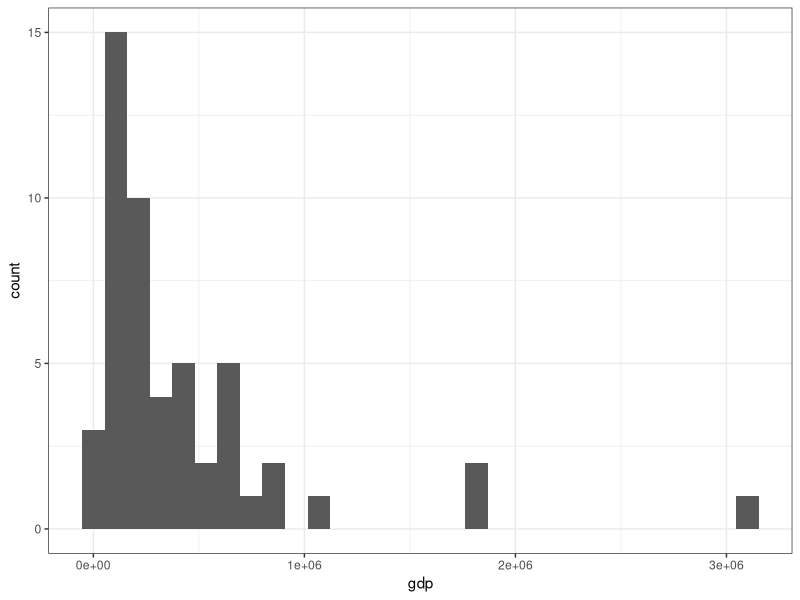
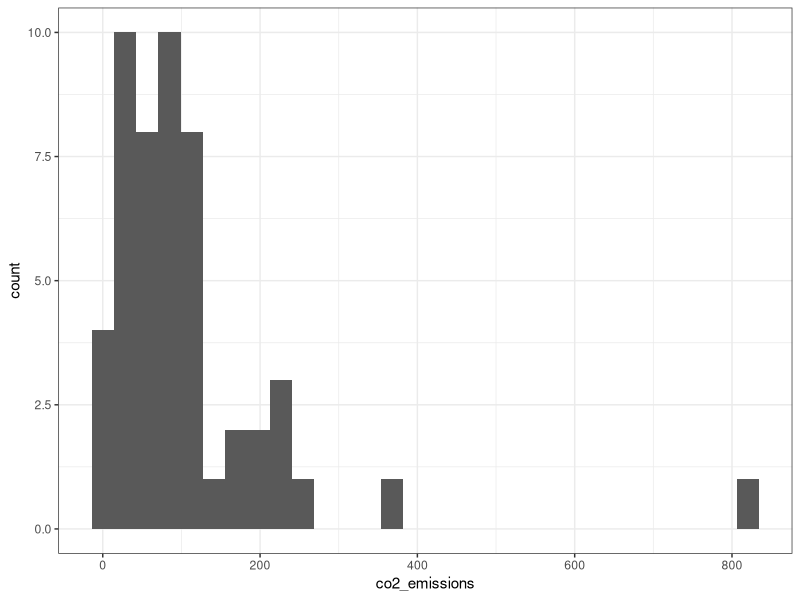
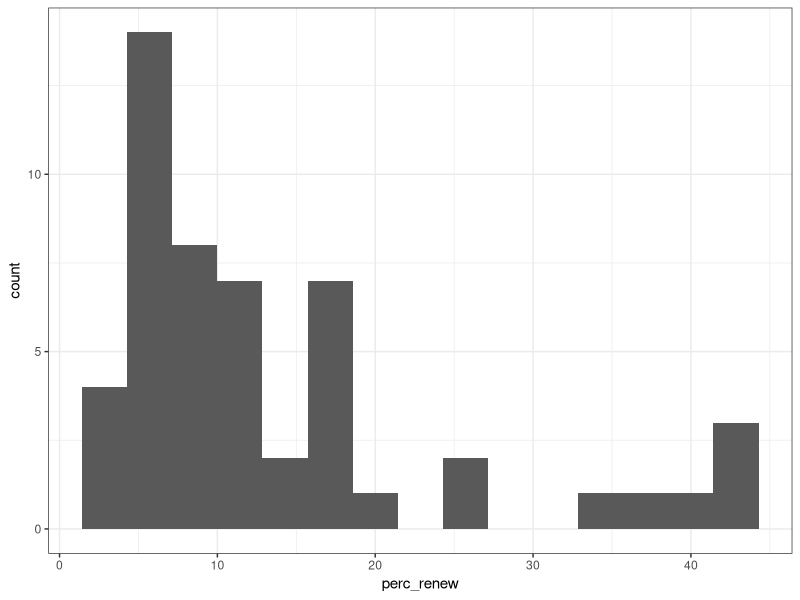
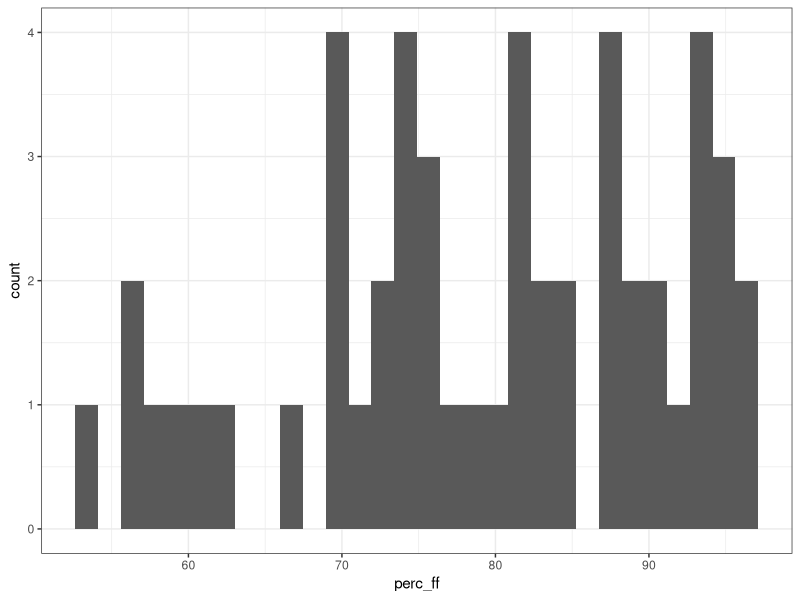
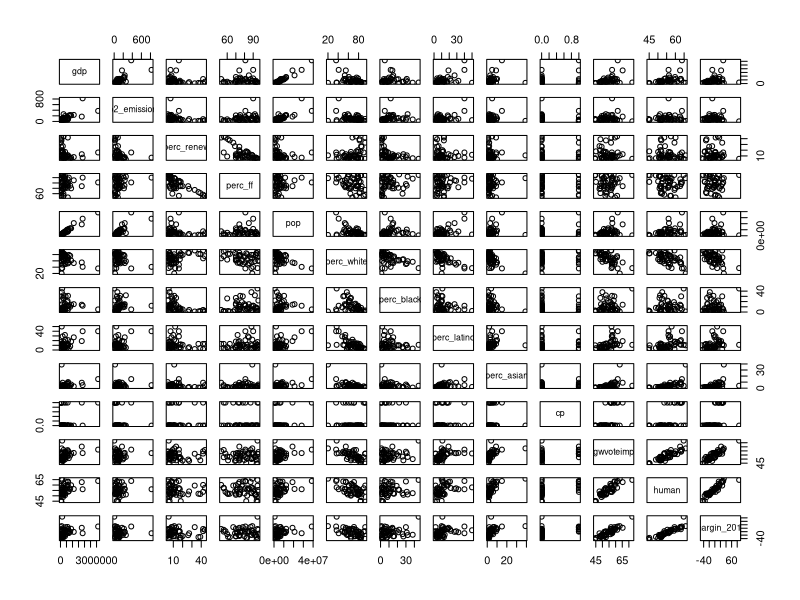
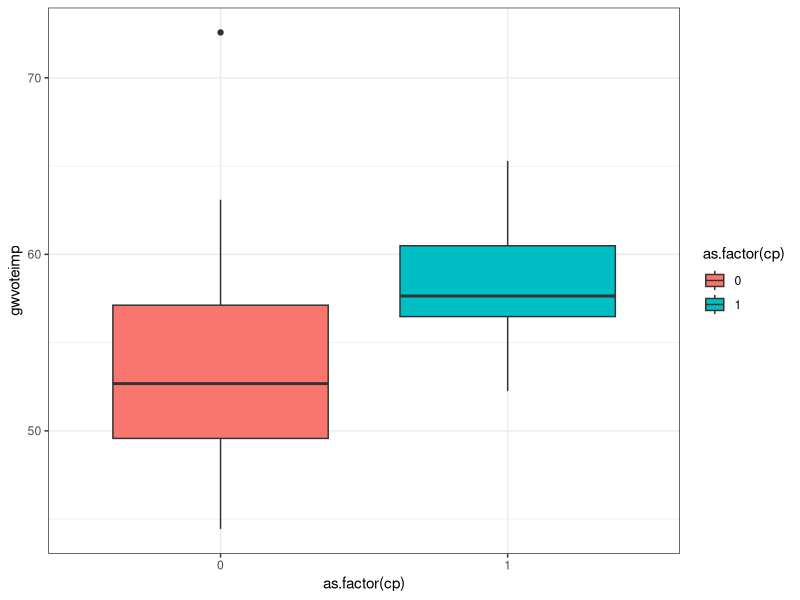
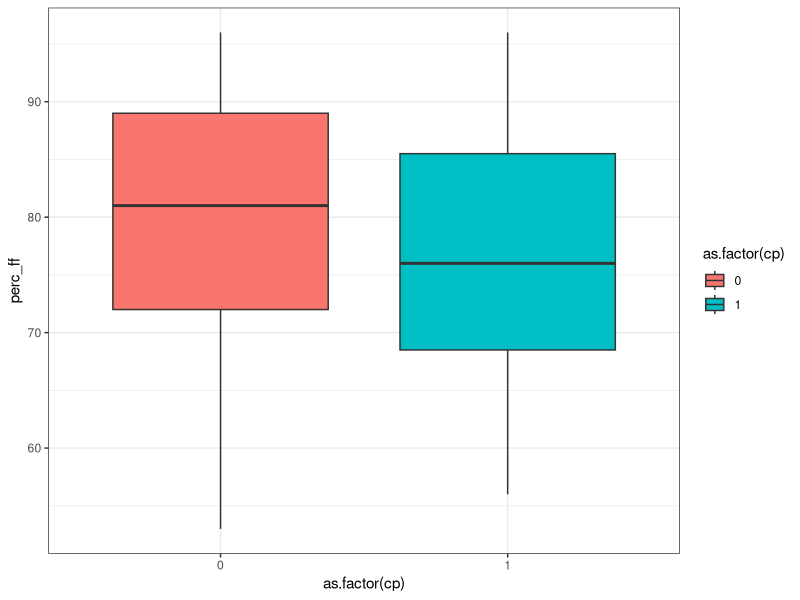
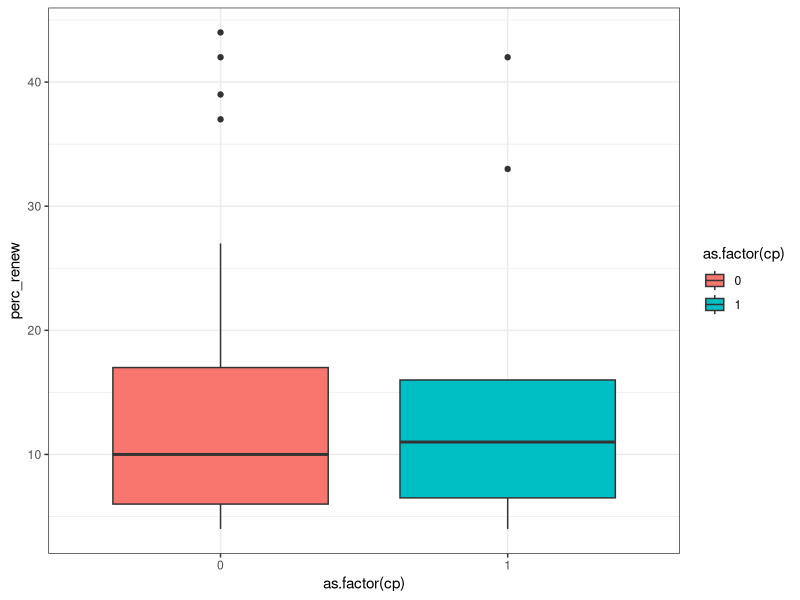

Recreate these plots in R, in order.
# Load packages
library(here)
library(tidyverse)

# Load in data
climate <- read_csv(here("data", "clean_climate.csv"))

## Univariate Analysis

# Examining GDP variable
ggplot(climate)+
  geom_histogram(aes(x = gdp))+
  theme_bw()

summary(climate$gdp)

# Examining CO2 emissions variable
ggplot(climate)+
  geom_histogram(aes(x = co2_emissions))+
  theme_bw()

summary(climate$co2_emissions)

# Examining % renewable variable
ggplot(climate)+
  geom_histogram(aes(x = perc_renew), bins = 15)+
  theme_bw()

summary(climate$perc_renew)

# Examining % fossil fuel variable
ggplot(climate)+
  geom_histogram(aes(x = perc_ff))+
  theme_bw()

summary(climate$perc_ff)


## Bivariate Analysis

# Filtering out variables not used in our models
climate%>%
  select(-c(state, state_abb, gov_party, cp_2019, total_energy, renew, ff, humanOppose, nuclear)) ->
  climate_num

# Correlation matrix and plot
cor(climate_num)
pairs(climate_num[,1:13])

# Carbon price v. gwvoteimp
ggplot(data = climate) +
  geom_boxplot(aes(x = as.factor(cp), y = gwvoteimp, fill = as.factor(cp)))+
  theme_bw()

# Carbon price v. % fossil fuel
ggplot(data = climate) +
  geom_boxplot(aes(x = as.factor(cp), y = perc_ff, fill = as.factor(cp)))+
  theme_bw()

# Carbon price v. % renewable 
ggplot(data = climate) +
  geom_boxplot(aes(x = as.factor(cp), y = perc_renew, fill = as.factor(cp)))+
  theme_bw()

# Carbon price vs. % of state who thinks climate change is caused by humans
ggplot(data = climate) +
  geom_boxplot(aes(x = as.factor(cp), y = human, fill = as.factor(cp)))+
  theme_bw()

# % of state who thinks climate change is caused by humans vs. gwvoteimp
ggplot(data = climate) +
  geom_point(aes(x = human, y = gwvoteimp))+
  theme_bw()



